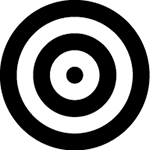
#> input picture resources/marker_150.png, 150 x 150 px
$ python slantcorrection.py
#> lines starting #> are read from the running program, lines starting #| are printed output that depends on the picture; after the words box and inside, x2 and y2 are one past the last pixel; in counts of white or black regions, pixels touching at a corner belong together
#!/usr/bin/env/python3
# coding: utf-8
# ちゃんとutf-8で開いてくれよ>エディター

import numpy as np
import cv2
import copy
import random

MARKER = cv2.imread('resources/marker_150.png', cv2.IMREAD_GRAYSCALE)
#> MARKER is the input picture: shape (150, 150); min 0, max 255, mean 132
DOCSIZE = (191.7, 278.7)
dpi = 100
dpm = dpi / 25.4
DOCPXLS = (int(DOCSIZE[0]*dpm),int(DOCSIZE[1]*dpm))


def getgrayimage(image):
    # if image is not grayscale, convert to grayscale
    # this can cause error in some cases?
    if image.ndim == 2:
        grayscale = image
    else:
        grayscale = cv2.cvtColor(image, cv2.COLOR_BGR2GRAY)
    return grayscale

def getapproxmarkerradius(image):
    return int(min(image.shape[0:2]) * 0.03 /2)

def detectmarker(image):
    grayscale = getgrayimage(image)
    mkradius = getapproxmarkerradius(grayscale) # approximate marker radius
    marker = cv2.resize(MARKER, (mkradius*2, mkradius*2)) # resize the marker

    #template matching
    matched = cv2.matchTemplate(grayscale, marker, cv2.TM_CCORR_NORMED) #returns float32

    #detect 4 greatest values
    markerposarray = []
    for i in range(4):
        (minval, maxval, minloc, maxloc) = cv2.minMaxLoc(matched)
        markerposarray.append(tuple(map(lambda x: x+mkradius, maxloc)))
        cv2.circle(matched, maxloc, mkradius, (0.0), -1) #ignore near the current minloc

    return markerposarray

def getmarkercenter(image, pos):
    mkradius = getapproxmarkerradius(image)
    buffer = int(mkradius * 0.15)
    roisize = mkradius + buffer # half of the height or width
    x = pos[0] - roisize
    y = pos[1] - roisize
    w = 2 * roisize
    h = 2 * roisize
    roi = image[y:y+h, x:x+w]

    grayroi = getgrayimage(roi)
    ret, binimage = cv2.threshold(grayroi,0,255,cv2.THRESH_BINARY_INV+cv2.THRESH_OTSU)
    nlabels, labels, stats, centroids = cv2.connectedComponentsWithStats(binimage)
    # stats[0], centroids[0] are for the background label. ignore
    lblareas = stats[1:,cv2.CC_STAT_AREA]

    ave = np.average(centroids[1:], axis=0, weights=lblareas)
    return tuple(np.array([x, y]) + ave) # weighted average pos of centroids

def sortrectpoints(posarray):
    #print(posarray)
    # get a point which has smallest y
    p0 = min(posarray, key=lambda p:p[1])

    pts_angle = []
    posarraytmp = copy.copy(posarray)
    posarraytmp.remove(p0)
    for p in posarraytmp:
        dx = p[0] - p0[0]
        dy = p[1] - p0[1]
        angle = abs(dy)/(abs(dx)+abs(dy)) * 90
        pts_angle.append((angle, p))

    pts_angle_sorted = sorted(pts_angle, key=lambda x:x[0])
    pointclockwise = [p0]
    pointclockwise.extend([x[1] for x in pts_angle_sorted])
    #print(pointclockwise)

    # detect short sides
    lenarray = []
    for i in range(4):
        for j in range(i):
            lenarray.append(
                ((posarray[i],posarray[j]),
                 np.linalg.norm(np.array(posarray[i]) - np.array(posarray[j]))))
    sortedlen = sorted(lenarray, key=lambda x:x[1]) # sort by distance of 2 points
    # get array of tuple of points
    shortsides = [x[0] for x in sortedlen[0:2]]
    # longsides = [x[0] for x in sortedlen[2:4]]
    # diagonals = [x[0] for x in sotedlen[4:6]]

    # select a shortside of which midpoint has smaller y position
    def getmidpointy(parray): # y position of midpoint
        return (parray[0][1] + parray[1][1]) / 2
    s0y = getmidpointy(shortsides[0])
    s1y = getmidpointy(shortsides[1])
    shorttop = shortsides[0] if s0y <= s1y else shortsides[1]
    #print(s0y, s1y, shorttop)
    for i in range(4):
        if pointclockwise[i] in shorttop and pointclockwise[(i+1)%4] in shorttop:
            retpointlist = pointclockwise[i:] + pointclockwise[:i]
            break
    #print(retpointlist)
    return retpointlist

def transform(image, rectpoints):
    docrect = np.array([(0,0), (DOCPXLS[0], 0), (DOCPXLS[0], DOCPXLS[1]), (0, DOCPXLS[1])], 'float32')
    transmat = cv2.getPerspectiveTransform(np.array(rectpoints, 'float32'), docrect)
    return cv2.warpPerspective(image, transmat, DOCPXLS)

def correctslant(image):
    #mkradius = getapproxmarkerradius(testpic) # approximate marker radius
    matchedposarray = detectmarker(image)
    rectpoints = []
    for pos in matchedposarray:
        rectpoints.append(getmarkercenter(image, pos))
    rect = sortrectpoints(rectpoints)
    straightened = transform(image, rect)
    return straightened

def main():
    testpic = cv2.imread('resources/test1_300dpi.jpg')

    result = correctslant(testpic)

    cv2.imshow('result', result)
    cv2.waitKey(0)
    cv2.destroyAllWindows()

if __name__ == '__main__':
    main()
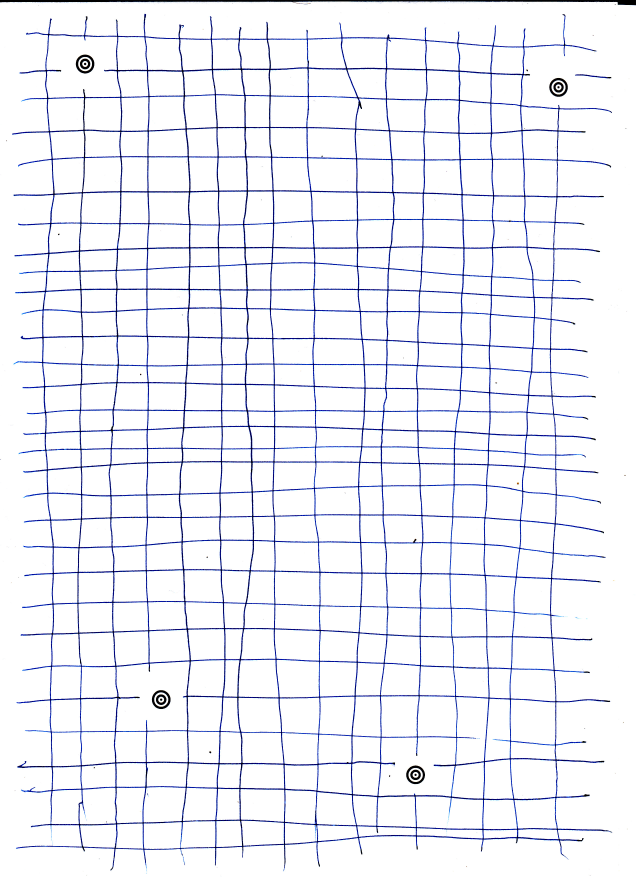
#> input picture resources/test1_300dpi.jpg, 2542 x 3508 px (shown at 1/4 size)
#> in main, testpic is the input picture: shape (3508, 2542, 3); mean B, G, R 246.9, 240, 238.7
#> in getgrayimage, `grayscale = cv2.cvtColor(image, cv2.COLOR_BGR2GRAY)`:
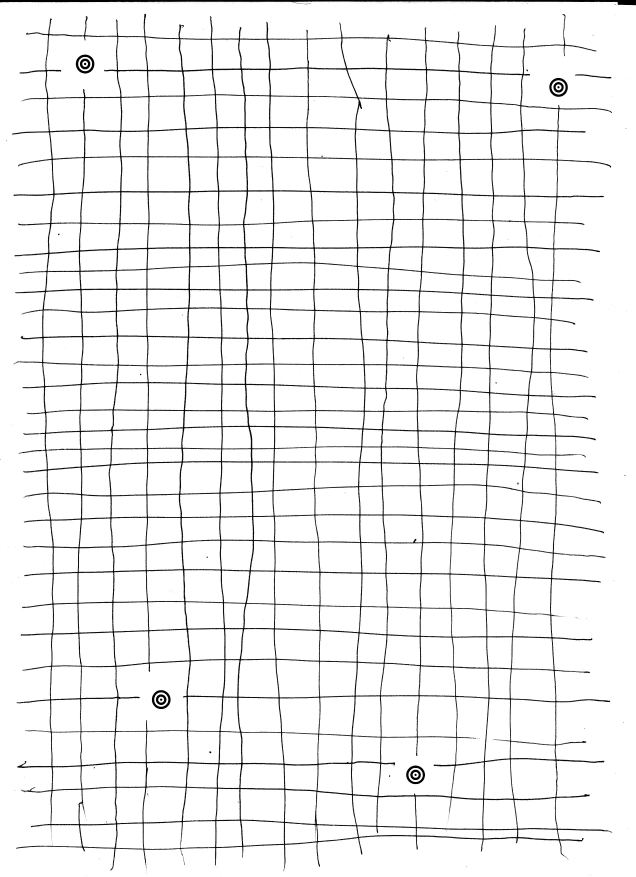
#> grayscale: shape (3508, 2542) (shown at 1/4 size); min 0, max 255, mean 240.4
#> in detectmarker, `mkradius = getapproxmarkerradius(grayscale)`: mkradius = 38
#> in detectmarker, `matched = cv2.matchTemplate(grayscale, marker, cv2.TM_CCORR_NORMED)`:
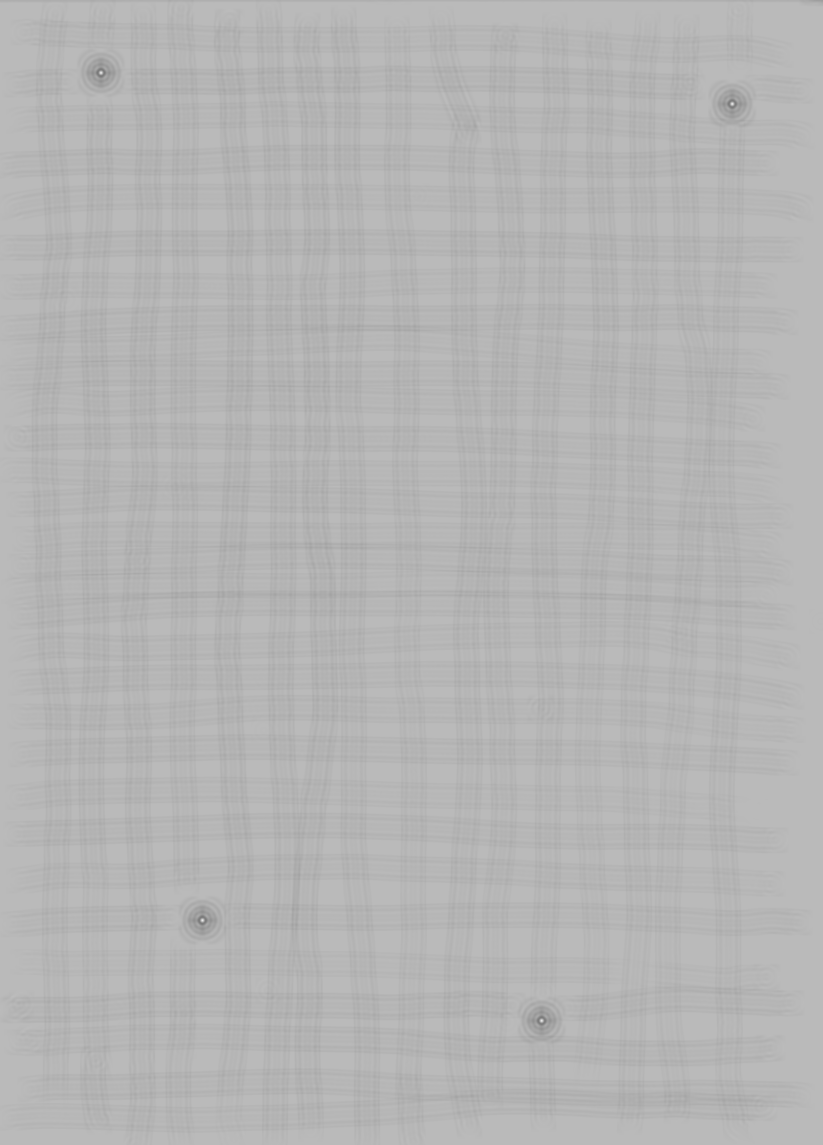
#> matched: shape (3433, 2467) float32 (shown at 1/3 size); min 0.469, max 0.949, mean 0.712
#> the loop in detectmarker, `for i in range(4):` made 4 passes
#> (minval, maxval, minloc, maxloc) on passes 1 to 4: (0.469, 0.949, (617, 2761), (607, 2760)), (0, 0.94, (607, 2722), (303, 218)), (0, 0.938, (303, 180), (1624, 3062)), (0, 0.934, (303, 180), (2196, 311))
#> after the loop in detectmarker, `for i in range(4):`: markerposarray = [(645, 2798), (341, 256), (1662, 3100), (2234, 349)]
#> in correctslant, `matchedposarray = detectmarker(image)`: matchedposarray has the same summary as markerposarray in detectmarker
#> the loop in correctslant, `for pos in matchedposarray:` made 4 passes
#> (pos, x in getmarkercenter, y in getmarkercenter, ret in getmarkercenter, lblareas in getmarkercenter, ave in getmarkercenter) on passes 1 to 4: ((645, 2798), 602, 2755, 123, [1874, 953, 63], [42.38, 43.11]), ((341, 256), 298, 213, 127, [1901, 954, 68], [41.9, 42.55]), ((1662, 3100), 1619, 3057, 127, [1834, 926, 60], [42.63, 41.73]), ((2234, 349), 2191, 306, 128, [1858, 918, 61], [42.79, 42.88])
#> pass 1, in getgrayimage (call 2), `grayscale = cv2.cvtColor(image, cv2.COLOR_BGR2GRAY)`:
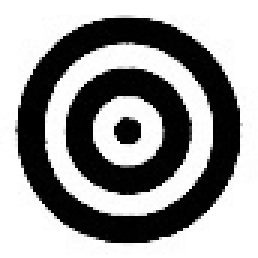
#> grayscale: shape (86, 86) (shown 3 times larger); min 0, max 255, mean 154.8
#> pass 1, in getmarkercenter, `ret, binimage = cv2.threshold(grayroi,0,255,cv2.THRESH_BINARY_INV+cv2...`:
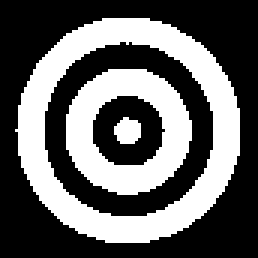
#> binimage: shape (86, 86) (shown 3 times larger); 39.1% white; 3 white regions, box (x1, y1, x2, y2) and area: (5, 6, 80, 81) 1874, (22, 23, 64, 65) 953, (38, 39, 47, 48) 63
#> pass 1, in getmarkercenter, `nlabels, labels, stats, centroids = cv2.connectedComponentsWithStats(b..`:
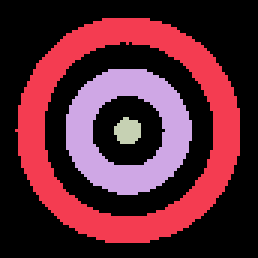
#> labels: shape (86, 86) int32 (shown 3 times larger); 4 distinct labels, from 0 to 3; one colour per label, 0 black
#> after the loop in correctslant, `for pos in matchedposarray:`: rectpoints = [(644.4, 2798.1), (339.9, 255.5), (1661.6, 3098.7), (2233.8, 348.9)]
#> in sortrectpoints, `p0 = min(posarray, key=lambda p:p[1])`: p0 = (339.9, 255.5)
#> in sortrectpoints, `posarraytmp = copy.copy(posarray)`: posarraytmp has the same summary as rectpoints in correctslant
#> the loop in sortrectpoints, `for p in posarraytmp:` made 3 passes
#> (p, dx, dy, angle) on passes 1 to 3: ((644.4, 2798.1), 304.5, 2542.6, 80.37), ((1661.6, 3098.7), 1321.7, 2843.2, 61.44), ((2233.8, 348.9), 1893.9, 93.33, 4.23)
#> after the loop in sortrectpoints, `for p in posarraytmp:`: pts_angle = [(80.37, (644.4, 2798.1)), (61.44, (1661.6, 3098.7)), (4.23, (2233.8, 348.9))]
#> in sortrectpoints, `pts_angle_sorted = sorted(pts_angle, key=lambda x:x[0])`: pts_angle_sorted = [(4.23, (2233.8, 348.9)), (61.44, (1661.6, 3098.7)), (80.37, (644.4, 2798.1))]
#> in sortrectpoints, `pointclockwise = [p0]`: pointclockwise = [(339.9, 255.5)]
#> after the loop in sortrectpoints, `for i in range(4):`: lenarray = 6 items
#> in sortrectpoints, `shortsides = [x[0] for x in sortedlen[0:2]]`: shortsides = [((1661.6, 3098.7), (644.4, 2798.1)), ((2233.8, 348.9), (339.9, 255.5))]
#> in sortrectpoints, `s0y = getmidpointy(shortsides[0])`: s0y = 2948.4
#> in sortrectpoints, `s1y = getmidpointy(shortsides[1])`: s1y = 302.2
#> in sortrectpoints, `shorttop = shortsides[0] if s0y <= s1y else shortsides[1]`: shorttop = ((2233.8, 348.9), (339.9, 255.5))
#> in correctslant, `rect = sortrectpoints(rectpoints)`: rect = [(339.9, 255.5), (2233.8, 348.9), (1661.6, 3098.7), (644.4, 2798.1)]
#> in transform, `docrect = np.array([(0,0), (DOCPXLS[0], 0), (DOCPXLS[0], DOCPXLS[1]), ..`: docrect = [[0, 0], [754, 0], [754, 1097], [0, 1097]]
#> in transform, `transmat = cv2.getPerspectiveTransform(np.array(rectpoints, 'float32')..`: transmat = [[0.472, -0.0565, -146], [-0.012, 0.243, -57.92], [0.000108, -0.000183, 1]]
#> in transform, `return cv2.warpPerspective(image, transmat, DOCPXLS)`:
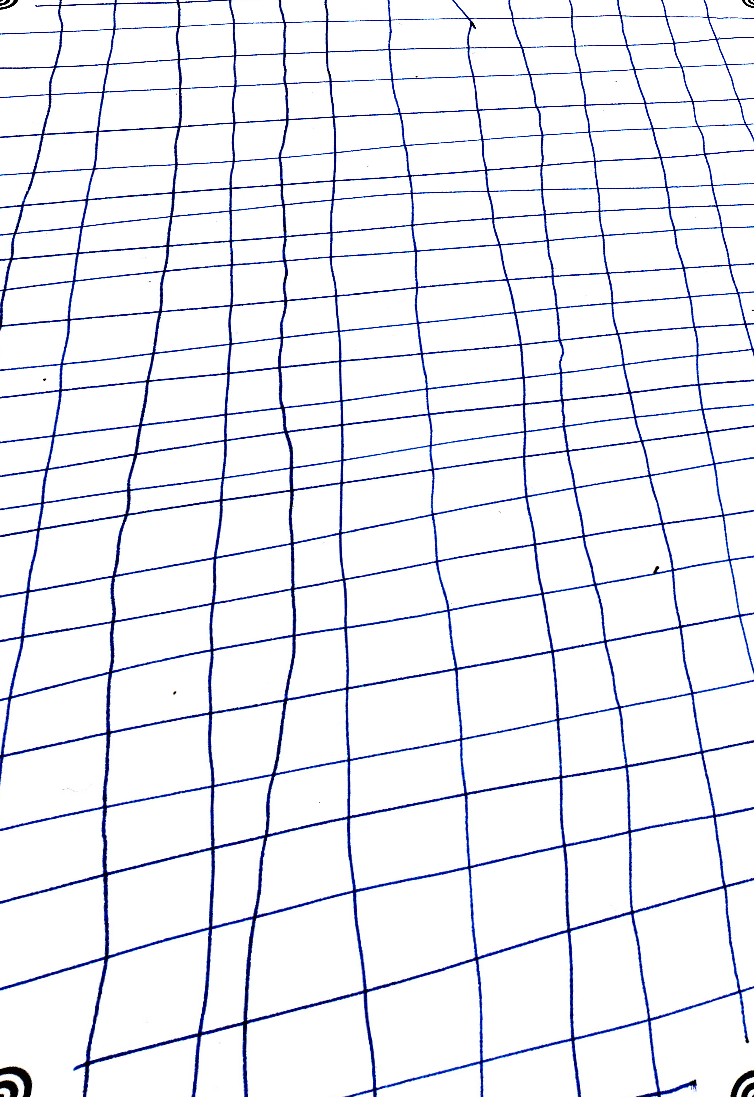
#> returned value: shape (1097, 754, 3); mean of channels 0, 1, 2 246.1, 237.9, 236.4; drawn as B, G, R
